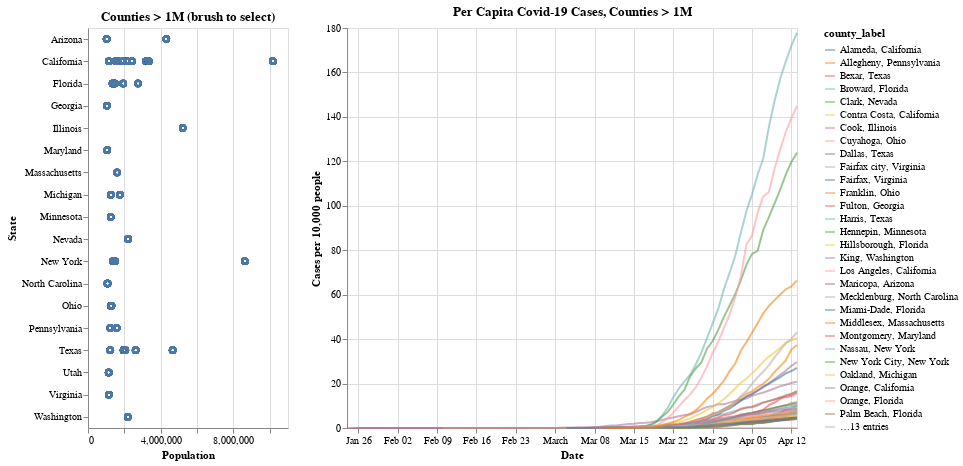

This figure's notebook cell:
### Code cell
# combine the dot plot and the cumulative case plot, with cross-filtering
brush = alt.selection(type = 'interval', resolve = 'global')
base = alt.Chart(cases_percap_big)

pop_points = (base.mark_point()
             .encode(x = alt.X('TOT_POP:Q', axis = alt.Axis(title = 'Population')),
                     y = alt.Y('STNAME:N', axis = alt.Axis(title = 'State')))
             .add_selection(brush)
             .properties(height = 400, 
                         width = 200,
                         title = 'Counties > 1M (brush to select)'))

percap_cases_line = (base.mark_line(color = 'grey', opacity = 0.6)
            .encode(x = alt.X('date:T', axis = alt.Axis(title = 'Date')),
                    y = alt.Y('cases_per10k:Q', axis = alt.Axis(title = 'Cases per 10,000 people')),
                    color = 'county_label:N',
                    tooltip = 'county_label:N')
            .properties(height = 400, 
                        width = 450,
                        title = 'Per Capita Covid-19 Cases, Counties > 1M')
            .transform_filter(brush))

(pop_points | percap_cases_line).save('percap_covid_big_counties.html')

pop_points | percap_cases_line

### Figure 1 — Vega-Lite specification as saved in the notebook (floating-point values rounded to 4 significant figures; data arrays with more than 128 entries replaced by an {"elided": "..."} marker saying what was removed)
{"config": {"view": {"continuousWidth": 400, "continuousHeight": 300}}, "hconcat": [{"mark": "point", "encoding": {"x": {"type": "quantitative", "axis": {"title": "Population"}, "field": "TOT_POP"}, "y": {"type": "nominal", "axis": {"title": "State"}, "field": "STNAME"}}, "height": 400, "selection": {"selector002": {"type": "interval", "resolve": "global"}}, "title": "Counties > 1M (brush to select)", "width": 200}, {"mark": {"type": "line", "color": "grey", "opacity": 0.6}, "encoding": {"color": {"type": "nominal", "field": "county_label"}, "tooltip": {"type": "nominal", "field": "county_label"}, "x": {"type": "temporal", "axis": {"title": "Date"}, "field": "date"}, "y": {"type": "quantitative", "axis": {"title": "Cases per 10,000 people"}, "field": "cases_per10k"}}, "height": 400, "title": "Per Capita Covid-19 Cases, Counties > 1M", "transform": [{"filter": {"selection": "selector002"}}], "width": 450}], "data": {"name": "data-b1df5e725d55867fe4f77bdb97757597"}, "$schema": "https://vega.github.io/schema/vega-lite/v4.0.0.json", "datasets": {"data-b1df5e725d55867fe4f77bdb97757597": {"elided": "1826 records"}}}
